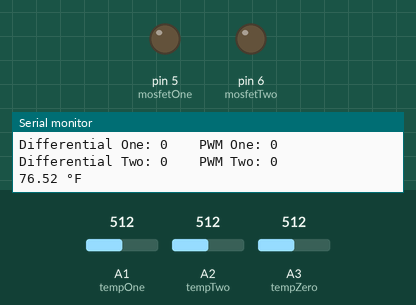
Simulated run of this sketch. Board: Arduino Uno, built with avr-gcc and run on an emulated ATmega328P. On the bench: output pins drawn as LEDs (lit = HIGH), the last lines printed to the serial monitor. The test bench sets the inputs (shaded band); at power-on: A1 (tempOne) = 512, A3 (tempZero) = 512, A2 (tempTwo) = 512.

Above: at 1.3 s.
1.4 s: A1 (tempOne) set to 470
At 2.9 s:
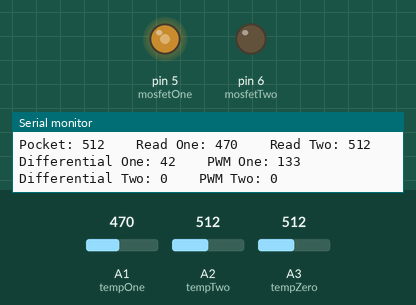
3.2 s: A3 (tempZero) set to 716
At 4.6 s:
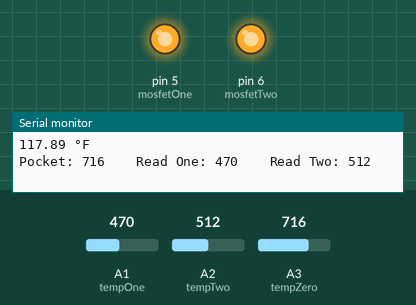
4.9 s: A2 (tempTwo) set to 625
8.1 s: A2 (tempTwo) set to 653
At 9.6 s:
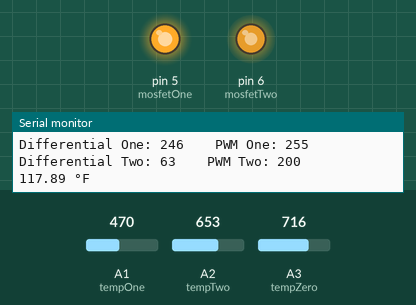
10.1 s: A1 (tempOne) set to 716
At 10.8 s:
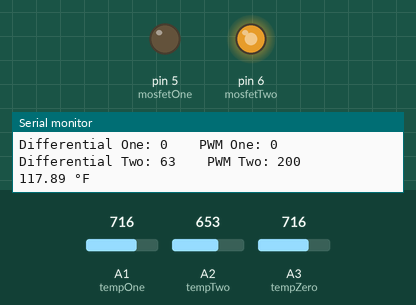
11.8 s: A3 (tempZero) set to 735
At 12.7 s:
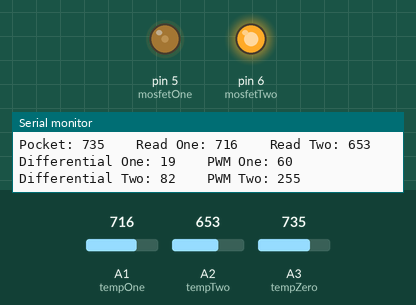
Timing chart, 0 to 14.5 s (numbered marks = the images above; inputs shaded):
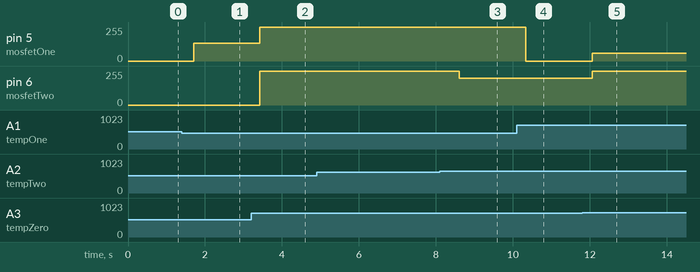

Measured:
- the behaviour switches between 636 and 637 on A2 (tempTwo) (found by bisection; images 2 and 3)
- the behaviour switches between 716 and 717 on A3 (tempZero) (found by bisection; images 4 and 5)
- after the input at 1.4 s, pin 5 (mosfetOne): 0/255 → 133/255 after 0.31 s
- after the input at 3.2 s, pin 5 (mosfetOne): 133/255 → 255/255 after 0.22 s; pin 6 (mosfetTwo): 0/255 → 255/255 after 0.22 s
- after the input at 8.1 s, pin 6 (mosfetTwo): 255/255 → 200/255 after 0.51 s
- after the input at 10.1 s, pin 5 (mosfetOne): 255/255 → 0/255 after 0.24 s
- after the input at 11.8 s, pin 5 (mosfetOne): 0/255 → 60/255 after 0.26 s; pin 6 (mosfetTwo): 200/255 → 255/255 after 0.26 s

The sketch:

Wearable_Heater.ino
```cpp
#include <Arduino.h>
#include <U8g2lib.h>

#define tempZero 3
#define tempOne 1
#define tempTwo 2
#define mosfetOne 5
#define mosfetTwo 6

int readZero, readOne, readTwo, differentialOne, differentialTwo, PWMOne, PWMTwo = 0;
String debugZero = "Pocket: ";
String debugOne = "    Read One: ";
String debugTwo = "    Read Two: ";
String debugThree = "Differential One: ";
String debugFour = "    PWM One: ";
String debugFive = "    Differential Two: ";
String debugSix = "    PWM Two: ";

float R1 = 10000;
float logR2, R2;
float c1 = 1.009249522e-03, c2 = 2.378405444e-04, c3 = 2.019202697e-07;

void setup() {
  pinMode(tempZero, INPUT);
  pinMode(tempOne, INPUT);
  pinMode(tempTwo, INPUT);

  pinMode(mosfetOne, OUTPUT);
  pinMode(mosfetTwo, OUTPUT);
  Serial.begin(9600);
}

void loop() {
  readZero = pocketMin(analogRead(tempZero));
  readOne = analogRead(tempOne);
  readTwo = analogRead(tempTwo);
  differentialOne = readZero - readOne;
  differentialTwo = readZero - readTwo;
  // no differnace, no power. 15 °F differance full power.
  PWMOne = PWMClamp(map(differentialOne, 0, 80, 0, 255));
  PWMTwo = PWMClamp(map(differentialTwo, 0, 80, 0, 255));
  analogWrite(mosfetOne, PWMOne);
  analogWrite(mosfetTwo, PWMTwo);
  debug();
  delay(500);
}

int pocketMin(int temp){ // alt 248
  if (temp <= 480)
    return 480;
  else
    return temp;
}

int PWMClamp(int PWM){
  if(PWM >= 255)
    return 255;
   else if (PWM <= 0)
    return 0;
   else
    return PWM;
}
void debug(){

  Serial.print(debugZero + readZero);
  Serial.print(debugOne + readOne);
  Serial.println(debugTwo + readTwo);
  Serial.print(debugThree + differentialOne);
  Serial.print(debugFour + PWMOne);
  Serial.print(debugFive + differentialTwo);
  Serial.println(debugSix + PWMTwo);

  Serial.print(convertTemp(readZero));
  Serial.println(" °F");

}

// 1 incriment = 0.18 degrees
// 265 = 32F 300 = 38F 401 = 56F 480 = 71F
float convertTemp(int Vo) {
  R2 = R1 * (1023.0 / (float)Vo - 1.0);
  logR2 = log(R2);
  float T = (1.0 / (c1 + c2*logR2 + c3*logR2*logR2*logR2));
  T = T - 273.15;
  T = (T * 9.0)/ 5.0 + 32.0;
  return T;
}
```
